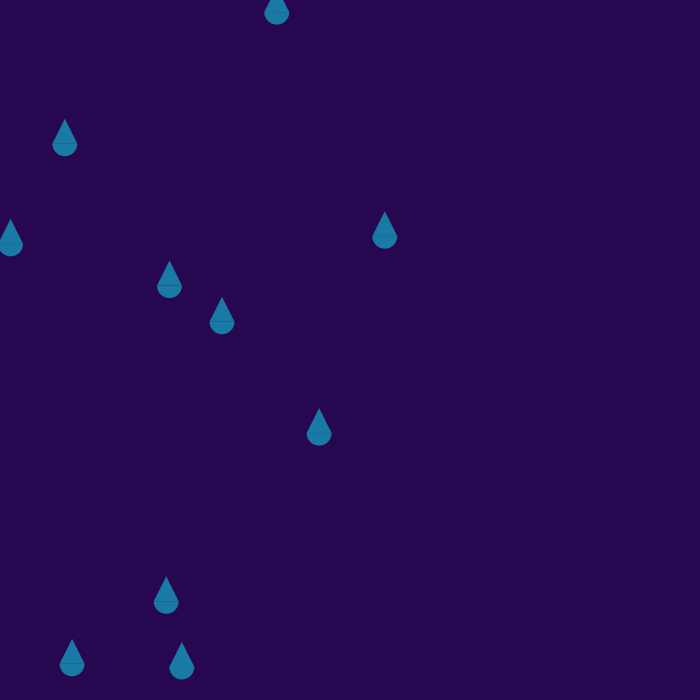
Frame 1 (no input)
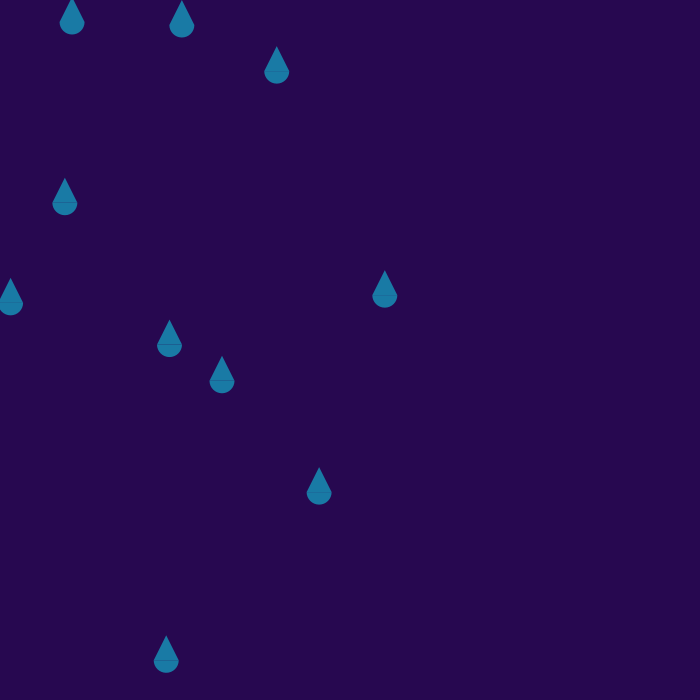
Frame 60 (the mouse pressed at the canvas centre just before this capture)
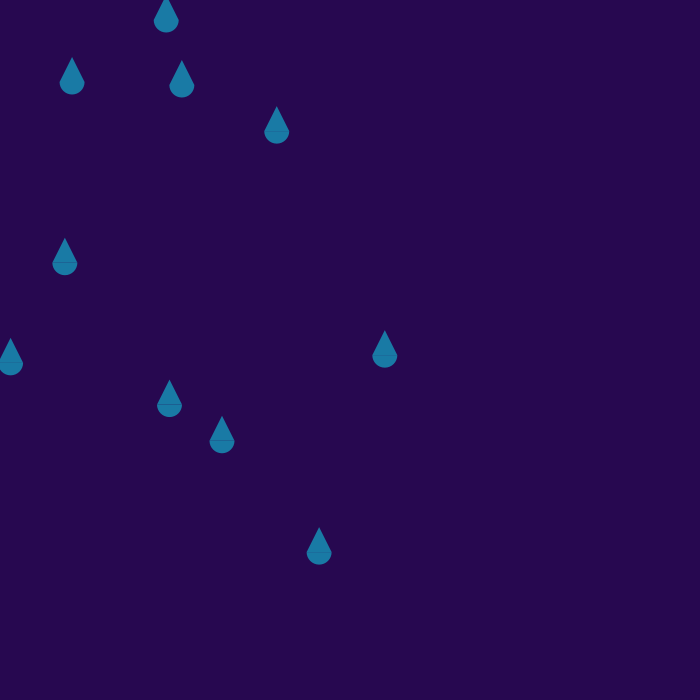
Frame 120 (the mouse held since frame 60 and released just before this capture)

The Processing sketch that drew these frames (run headless with seeded random() and noise(); from frame 60 on, the mouse is pressed at the canvas centre):

// Processing sketch: teardrop_array
// ── teardrop_array.pde
float fallingTearY = 0.5;

float x = random(0, 700);

float[] tearX = new float[100];
float[] tearY = new float[100];

float puddleSize = 0;


void setup() {
  size(700, 700);
  background(#270850);
  for (int i = 0; i < 100; i++) {
    tearX[i] = random(0, width);
    tearY[i] = random(0, height);
  }
}

void draw() {
  background(#270850);
  fill(#5E71E8);
  noStroke();
  for (int i = 0; i < 10; i++) {
    tearY[i]++;
    tear(tearX[i], tearY[i] , 25);
    if (tearY[i] >= height) {
    tearY[i] = 0;
 
    }
  }
 
}


void tear(float x, float y, float d) {
  noStroke();
  fill(#197AA5);
  arc(x, y, d, d,
    radians(0), radians(180), OPEN);
  triangle(x-d/2, y, x, y-d, x+d/2, y);
}
